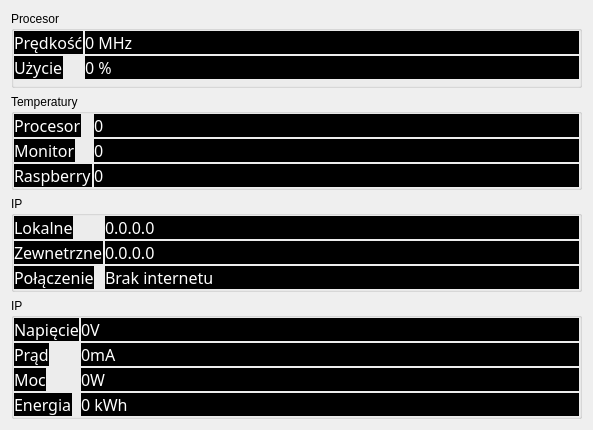
<?xml version="1.0" encoding="UTF-8"?>
<ui version="4.0">
 <class>Stats</class>
 <widget class="QWidget" name="Stats">
  <property name="geometry">
   <rect>
    <x>0</x>
    <y>0</y>
    <width>593</width>
    <height>430</height>
   </rect>
  </property>
  <property name="windowTitle">
   <string>Form</string>
  </property>
  <layout class="QVBoxLayout" name="verticalLayout">
   <item>
    <widget class="QGroupBox" name="cpuBox">
     <property name="styleSheet">
      <string notr="true">border-color: rgb(186, 189, 182);</string>
     </property>
     <property name="title">
      <string>Procesor</string>
     </property>
     <property name="flat">
      <bool>true</bool>
     </property>
     <layout class="QFormLayout" name="formLayoutProcesor">
      <property name="horizontalSpacing">
       <number>2</number>
      </property>
      <property name="verticalSpacing">
       <number>2</number>
      </property>
      <property name="leftMargin">
       <number>0</number>
      </property>
      <property name="topMargin">
       <number>0</number>
      </property>
      <property name="rightMargin">
       <number>0</number>
      </property>
      <property name="bottomMargin">
       <number>0</number>
      </property>
      <item row="0" column="0">
       <widget class="QLabel" name="etCpuSpeed">
        <property name="font">
         <font>
          <family>Roboto Slab ExtraLight</family>
          <pointsize>12</pointsize>
         </font>
        </property>
        <property name="styleSheet">
         <string notr="true">color: rgb(255, 255, 255);
background-color: rgb(0, 0, 0);</string>
        </property>
        <property name="text">
         <string>Prędkość</string>
        </property>
       </widget>
      </item>
      <item row="1" column="0">
       <widget class="QLabel" name="label">
        <property name="font">
         <font>
          <family>Roboto Slab ExtraLight</family>
          <pointsize>12</pointsize>
         </font>
        </property>
        <property name="styleSheet">
         <string notr="true">color: rgb(255, 255, 255);
background-color: rgb(0, 0, 0);</string>
        </property>
        <property name="text">
         <string>Użycie</string>
        </property>
       </widget>
      </item>
      <item row="1" column="1">
       <widget class="QLabel" name="cpuUsage">
        <property name="font">
         <font>
          <family>Roboto Slab ExtraLight</family>
          <pointsize>12</pointsize>
         </font>
        </property>
        <property name="styleSheet">
         <string notr="true">color: rgb(255, 255, 255);
background-color: rgb(0, 0, 0);</string>
        </property>
        <property name="text">
         <string>0 %</string>
        </property>
       </widget>
      </item>
      <item row="0" column="1">
       <widget class="QLabel" name="cpuSpeed">
        <property name="font">
         <font>
          <family>Roboto Slab ExtraLight</family>
          <pointsize>12</pointsize>
         </font>
        </property>
        <property name="styleSheet">
         <string notr="true">color: rgb(255, 255, 255);
background-color: rgb(0, 0, 0);</string>
        </property>
        <property name="text">
         <string>0 MHz</string>
        </property>
       </widget>
      </item>
     </layout>
    </widget>
   </item>
   <item>
    <widget class="QGroupBox" name="tempBox">
     <property name="title">
      <string>Temperatury</string>
     </property>
     <layout class="QFormLayout" name="formLayoutTemp">
      <property name="horizontalSpacing">
       <number>2</number>
      </property>
      <property name="verticalSpacing">
       <number>2</number>
      </property>
      <property name="leftMargin">
       <number>0</number>
      </property>
      <property name="topMargin">
       <number>0</number>
      </property>
      <property name="rightMargin">
       <number>0</number>
      </property>
      <property name="bottomMargin">
       <number>0</number>
      </property>
      <item row="0" column="0">
       <widget class="QLabel" name="etProcesro">
        <property name="font">
         <font>
          <family>Roboto Slab ExtraLight</family>
          <pointsize>12</pointsize>
         </font>
        </property>
        <property name="styleSheet">
         <string notr="true">color: rgb(255, 255, 255);
background-color: rgb(0, 0, 0);</string>
        </property>
        <property name="text">
         <string>Procesor</string>
        </property>
       </widget>
      </item>
      <item row="0" column="1">
       <widget class="QLabel" name="tempGPU">
        <property name="font">
         <font>
          <family>Roboto Slab ExtraLight</family>
          <pointsize>12</pointsize>
         </font>
        </property>
        <property name="styleSheet">
         <string notr="true">color: rgb(255, 255, 255);
background-color: rgb(0, 0, 0);</string>
        </property>
        <property name="text">
         <string>0</string>
        </property>
       </widget>
      </item>
      <item row="1" column="0">
       <widget class="QLabel" name="etMonitor">
        <property name="font">
         <font>
          <family>Roboto Slab ExtraLight</family>
          <pointsize>12</pointsize>
         </font>
        </property>
        <property name="styleSheet">
         <string notr="true">color: rgb(255, 255, 255);
background-color: rgb(0, 0, 0);</string>
        </property>
        <property name="text">
         <string>Monitor</string>
        </property>
       </widget>
      </item>
      <item row="1" column="1">
       <widget class="QLabel" name="tempMonitor">
        <property name="font">
         <font>
          <family>Roboto Slab ExtraLight</family>
          <pointsize>12</pointsize>
         </font>
        </property>
        <property name="styleSheet">
         <string notr="true">color: rgb(255, 255, 255);
background-color: rgb(0, 0, 0);</string>
        </property>
        <property name="text">
         <string>0</string>
        </property>
       </widget>
      </item>
      <item row="2" column="0">
       <widget class="QLabel" name="etRaspberry">
        <property name="font">
         <font>
          <family>Roboto Slab ExtraLight</family>
          <pointsize>12</pointsize>
         </font>
        </property>
        <property name="styleSheet">
         <string notr="true">color: rgb(255, 255, 255);
background-color: rgb(0, 0, 0);</string>
        </property>
        <property name="text">
         <string>Raspberry</string>
        </property>
       </widget>
      </item>
      <item row="2" column="1">
       <widget class="QLabel" name="tempRasp">
        <property name="font">
         <font>
          <family>Roboto Slab ExtraLight</family>
          <pointsize>12</pointsize>
         </font>
        </property>
        <property name="styleSheet">
         <string notr="true">color: rgb(255, 255, 255);
background-color: rgb(0, 0, 0);</string>
        </property>
        <property name="text">
         <string>0</string>
        </property>
       </widget>
      </item>
     </layout>
    </widget>
   </item>
   <item>
    <widget class="QGroupBox" name="ipBox">
     <property name="title">
      <string>IP</string>
     </property>
     <layout class="QFormLayout" name="formLayoutIp">
      <property name="horizontalSpacing">
       <number>2</number>
      </property>
      <property name="verticalSpacing">
       <number>2</number>
      </property>
      <property name="leftMargin">
       <number>0</number>
      </property>
      <property name="topMargin">
       <number>0</number>
      </property>
      <property name="rightMargin">
       <number>0</number>
      </property>
      <property name="bottomMargin">
       <number>0</number>
      </property>
      <item row="0" column="0">
       <widget class="QLabel" name="etLocalIp">
        <property name="font">
         <font>
          <family>Roboto Slab ExtraLight</family>
          <pointsize>12</pointsize>
         </font>
        </property>
        <property name="styleSheet">
         <string notr="true">color: rgb(255, 255, 255);
background-color: rgb(0, 0, 0);</string>
        </property>
        <property name="text">
         <string>Lokalne</string>
        </property>
       </widget>
      </item>
      <item row="0" column="1">
       <widget class="QLabel" name="localIp">
        <property name="font">
         <font>
          <family>Roboto Slab ExtraLight</family>
          <pointsize>12</pointsize>
         </font>
        </property>
        <property name="styleSheet">
         <string notr="true">color: rgb(255, 255, 255);
background-color: rgb(0, 0, 0);</string>
        </property>
        <property name="text">
         <string>0.0.0.0</string>
        </property>
       </widget>
      </item>
      <item row="1" column="0">
       <widget class="QLabel" name="etInternetIp">
        <property name="font">
         <font>
          <family>Roboto Slab ExtraLight</family>
          <pointsize>12</pointsize>
         </font>
        </property>
        <property name="styleSheet">
         <string notr="true">color: rgb(255, 255, 255);
background-color: rgb(0, 0, 0);</string>
        </property>
        <property name="text">
         <string>Zewnetrzne</string>
        </property>
       </widget>
      </item>
      <item row="1" column="1">
       <widget class="QLabel" name="zewnetrzneIp">
        <property name="font">
         <font>
          <family>Roboto Slab ExtraLight</family>
          <pointsize>12</pointsize>
         </font>
        </property>
        <property name="styleSheet">
         <string notr="true">color: rgb(255, 255, 255);
background-color: rgb(0, 0, 0);</string>
        </property>
        <property name="text">
         <string>0.0.0.0</string>
        </property>
       </widget>
      </item>
      <item row="2" column="0">
       <widget class="QLabel" name="etConnected">
        <property name="font">
         <font>
          <family>Roboto Slab ExtraLight</family>
          <pointsize>12</pointsize>
         </font>
        </property>
        <property name="styleSheet">
         <string notr="true">color: rgb(255, 255, 255);
background-color: rgb(0, 0, 0);</string>
        </property>
        <property name="text">
         <string>Połączenie</string>
        </property>
       </widget>
      </item>
      <item row="2" column="1">
       <widget class="QLabel" name="netstatus">
        <property name="font">
         <font>
          <family>Roboto Slab ExtraLight</family>
          <pointsize>12</pointsize>
         </font>
        </property>
        <property name="styleSheet">
         <string notr="true">color: rgb(255, 255, 255);
background-color: rgb(0, 0, 0);</string>
        </property>
        <property name="text">
         <string>Brak internetu</string>
        </property>
       </widget>
      </item>
     </layout>
    </widget>
   </item>
   <item>
    <widget class="QGroupBox" name="PowerBox">
     <property name="title">
      <string>IP</string>
     </property>
     <layout class="QFormLayout" name="formLayout">
      <property name="horizontalSpacing">
       <number>2</number>
      </property>
      <property name="verticalSpacing">
       <number>2</number>
      </property>
      <property name="leftMargin">
       <number>0</number>
      </property>
      <property name="topMargin">
       <number>0</number>
      </property>
      <property name="rightMargin">
       <number>0</number>
      </property>
      <property name="bottomMargin">
       <number>0</number>
      </property>
      <item row="1" column="0">
       <widget class="QLabel" name="etInternetIp_2">
        <property name="font">
         <font>
          <family>Roboto Slab ExtraLight</family>
          <pointsize>12</pointsize>
         </font>
        </property>
        <property name="styleSheet">
         <string notr="true">color: rgb(255, 255, 255);
background-color: rgb(0, 0, 0);</string>
        </property>
        <property name="text">
         <string>Prąd</string>
        </property>
       </widget>
      </item>
      <item row="3" column="0">
       <widget class="QLabel" name="etEnergia">
        <property name="font">
         <font>
          <family>Roboto Slab ExtraLight</family>
          <pointsize>12</pointsize>
         </font>
        </property>
        <property name="styleSheet">
         <string notr="true">color: rgb(255, 255, 255);
background-color: rgb(0, 0, 0);</string>
        </property>
        <property name="text">
         <string>Energia</string>
        </property>
       </widget>
      </item>
      <item row="0" column="0">
       <widget class="QLabel" name="wtVoltage">
        <property name="font">
         <font>
          <family>Roboto Slab ExtraLight</family>
          <pointsize>12</pointsize>
         </font>
        </property>
        <property name="styleSheet">
         <string notr="true">color: rgb(255, 255, 255);
background-color: rgb(0, 0, 0);</string>
        </property>
        <property name="text">
         <string>Napięcie</string>
        </property>
       </widget>
      </item>
      <item row="0" column="1">
       <widget class="QLabel" name="voltage">
        <property name="font">
         <font>
          <family>Roboto Slab ExtraLight</family>
          <pointsize>12</pointsize>
         </font>
        </property>
        <property name="styleSheet">
         <string notr="true">color: rgb(255, 255, 255);
background-color: rgb(0, 0, 0);</string>
        </property>
        <property name="text">
         <string>0V</string>
        </property>
       </widget>
      </item>
      <item row="1" column="1">
       <widget class="QLabel" name="current">
        <property name="font">
         <font>
          <family>Roboto Slab ExtraLight</family>
          <pointsize>12</pointsize>
         </font>
        </property>
        <property name="styleSheet">
         <string notr="true">color: rgb(255, 255, 255);
background-color: rgb(0, 0, 0);</string>
        </property>
        <property name="text">
         <string>0mA</string>
        </property>
       </widget>
      </item>
      <item row="2" column="0">
       <widget class="QLabel" name="etPower">
        <property name="font">
         <font>
          <family>Roboto Slab ExtraLight</family>
          <pointsize>12</pointsize>
         </font>
        </property>
        <property name="styleSheet">
         <string notr="true">color: rgb(255, 255, 255);
background-color: rgb(0, 0, 0);</string>
        </property>
        <property name="text">
         <string>Moc</string>
        </property>
       </widget>
      </item>
      <item row="2" column="1">
       <widget class="QLabel" name="power">
        <property name="font">
         <font>
          <family>Roboto Slab ExtraLight</family>
          <pointsize>12</pointsize>
         </font>
        </property>
        <property name="styleSheet">
         <string notr="true">color: rgb(255, 255, 255);
background-color: rgb(0, 0, 0);</string>
        </property>
        <property name="text">
         <string>0W</string>
        </property>
       </widget>
      </item>
      <item row="3" column="1">
       <widget class="QLabel" name="energia">
        <property name="font">
         <font>
          <family>Roboto Slab ExtraLight</family>
          <pointsize>12</pointsize>
         </font>
        </property>
        <property name="styleSheet">
         <string notr="true">color: rgb(255, 255, 255);
background-color: rgb(0, 0, 0);</string>
        </property>
        <property name="text">
         <string>0 kWh</string>
        </property>
       </widget>
      </item>
     </layout>
    </widget>
   </item>
  </layout>
 </widget>
 <resources/>
 <connections/>
</ui>
